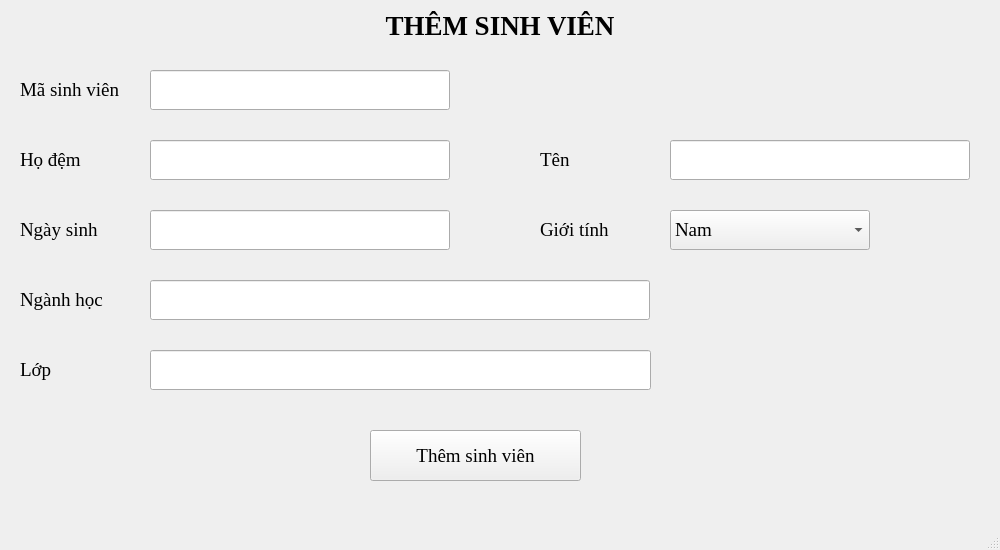
<?xml version="1.0" encoding="UTF-8"?>
<ui version="4.0">
 <class>MainWindow</class>
 <widget class="QMainWindow" name="MainWindow">
  <property name="geometry">
   <rect>
    <x>0</x>
    <y>0</y>
    <width>1000</width>
    <height>550</height>
   </rect>
  </property>
  <property name="font">
   <font>
    <family>Times New Roman</family>
    <pointsize>14</pointsize>
   </font>
  </property>
  <property name="windowTitle">
   <string>ỨNG DỤNG ĐIỂM DANH BẰNG KHUÔN MẶT</string>
  </property>
  <widget class="QWidget" name="centralwidget">
   <widget class="QLabel" name="label">
    <property name="geometry">
     <rect>
      <x>0</x>
      <y>0</y>
      <width>1000</width>
      <height>50</height>
     </rect>
    </property>
    <property name="font">
     <font>
      <pointsize>20</pointsize>
      <weight>75</weight>
      <bold>true</bold>
     </font>
    </property>
    <property name="text">
     <string>THÊM SINH VIÊN</string>
    </property>
    <property name="alignment">
     <set>Qt::AlignCenter</set>
    </property>
   </widget>
   <widget class="QLabel" name="label_2">
    <property name="geometry">
     <rect>
      <x>20</x>
      <y>70</y>
      <width>120</width>
      <height>40</height>
     </rect>
    </property>
    <property name="text">
     <string>Mã sinh viên</string>
    </property>
    <property name="alignment">
     <set>Qt::AlignLeading|Qt::AlignLeft|Qt::AlignVCenter</set>
    </property>
   </widget>
   <widget class="QLineEdit" name="ip_maSV">
    <property name="geometry">
     <rect>
      <x>150</x>
      <y>70</y>
      <width>300</width>
      <height>40</height>
     </rect>
    </property>
   </widget>
   <widget class="QLabel" name="label_3">
    <property name="geometry">
     <rect>
      <x>20</x>
      <y>140</y>
      <width>120</width>
      <height>40</height>
     </rect>
    </property>
    <property name="text">
     <string>Họ đệm</string>
    </property>
    <property name="alignment">
     <set>Qt::AlignLeading|Qt::AlignLeft|Qt::AlignVCenter</set>
    </property>
   </widget>
   <widget class="QLineEdit" name="ipHoDem">
    <property name="geometry">
     <rect>
      <x>150</x>
      <y>140</y>
      <width>300</width>
      <height>40</height>
     </rect>
    </property>
   </widget>
   <widget class="QLabel" name="label_4">
    <property name="geometry">
     <rect>
      <x>540</x>
      <y>140</y>
      <width>120</width>
      <height>40</height>
     </rect>
    </property>
    <property name="text">
     <string>Tên</string>
    </property>
    <property name="alignment">
     <set>Qt::AlignLeading|Qt::AlignLeft|Qt::AlignVCenter</set>
    </property>
   </widget>
   <widget class="QLineEdit" name="ipTen">
    <property name="geometry">
     <rect>
      <x>670</x>
      <y>140</y>
      <width>300</width>
      <height>40</height>
     </rect>
    </property>
   </widget>
   <widget class="QLabel" name="label_5">
    <property name="geometry">
     <rect>
      <x>20</x>
      <y>210</y>
      <width>120</width>
      <height>40</height>
     </rect>
    </property>
    <property name="text">
     <string>Ngày sinh</string>
    </property>
    <property name="alignment">
     <set>Qt::AlignLeading|Qt::AlignLeft|Qt::AlignVCenter</set>
    </property>
   </widget>
   <widget class="QLineEdit" name="ipNgaySinh">
    <property name="geometry">
     <rect>
      <x>150</x>
      <y>210</y>
      <width>300</width>
      <height>40</height>
     </rect>
    </property>
   </widget>
   <widget class="QLabel" name="label_6">
    <property name="geometry">
     <rect>
      <x>540</x>
      <y>210</y>
      <width>120</width>
      <height>40</height>
     </rect>
    </property>
    <property name="text">
     <string>Giới tính</string>
    </property>
    <property name="alignment">
     <set>Qt::AlignLeading|Qt::AlignLeft|Qt::AlignVCenter</set>
    </property>
   </widget>
   <widget class="QComboBox" name="cboxGioiTinh">
    <property name="geometry">
     <rect>
      <x>670</x>
      <y>210</y>
      <width>200</width>
      <height>40</height>
     </rect>
    </property>
    <item>
     <property name="text">
      <string>Nam</string>
     </property>
    </item>
    <item>
     <property name="text">
      <string>Nữ</string>
     </property>
    </item>
    <item>
     <property name="text">
      <string>Khác</string>
     </property>
    </item>
   </widget>
   <widget class="QLineEdit" name="ipNganhHoc">
    <property name="geometry">
     <rect>
      <x>150</x>
      <y>280</y>
      <width>500</width>
      <height>40</height>
     </rect>
    </property>
   </widget>
   <widget class="QLabel" name="label_7">
    <property name="geometry">
     <rect>
      <x>20</x>
      <y>280</y>
      <width>120</width>
      <height>40</height>
     </rect>
    </property>
    <property name="text">
     <string>Ngành học</string>
    </property>
    <property name="alignment">
     <set>Qt::AlignLeading|Qt::AlignLeft|Qt::AlignVCenter</set>
    </property>
   </widget>
   <widget class="QLineEdit" name="ipLop">
    <property name="geometry">
     <rect>
      <x>150</x>
      <y>350</y>
      <width>501</width>
      <height>40</height>
     </rect>
    </property>
   </widget>
   <widget class="QLabel" name="label_8">
    <property name="geometry">
     <rect>
      <x>20</x>
      <y>350</y>
      <width>120</width>
      <height>40</height>
     </rect>
    </property>
    <property name="text">
     <string>Lớp</string>
    </property>
    <property name="alignment">
     <set>Qt::AlignLeading|Qt::AlignLeft|Qt::AlignVCenter</set>
    </property>
   </widget>
   <widget class="QPushButton" name="btnThem">
    <property name="geometry">
     <rect>
      <x>370</x>
      <y>430</y>
      <width>211</width>
      <height>51</height>
     </rect>
    </property>
    <property name="text">
     <string>Thêm sinh viên</string>
    </property>
   </widget>
  </widget>
  <widget class="QMenuBar" name="menubar">
   <property name="geometry">
    <rect>
     <x>0</x>
     <y>0</y>
     <width>1000</width>
     <height>21</height>
    </rect>
   </property>
  </widget>
  <widget class="QStatusBar" name="statusbar"/>
 </widget>
 <resources/>
 <connections/>
</ui>
